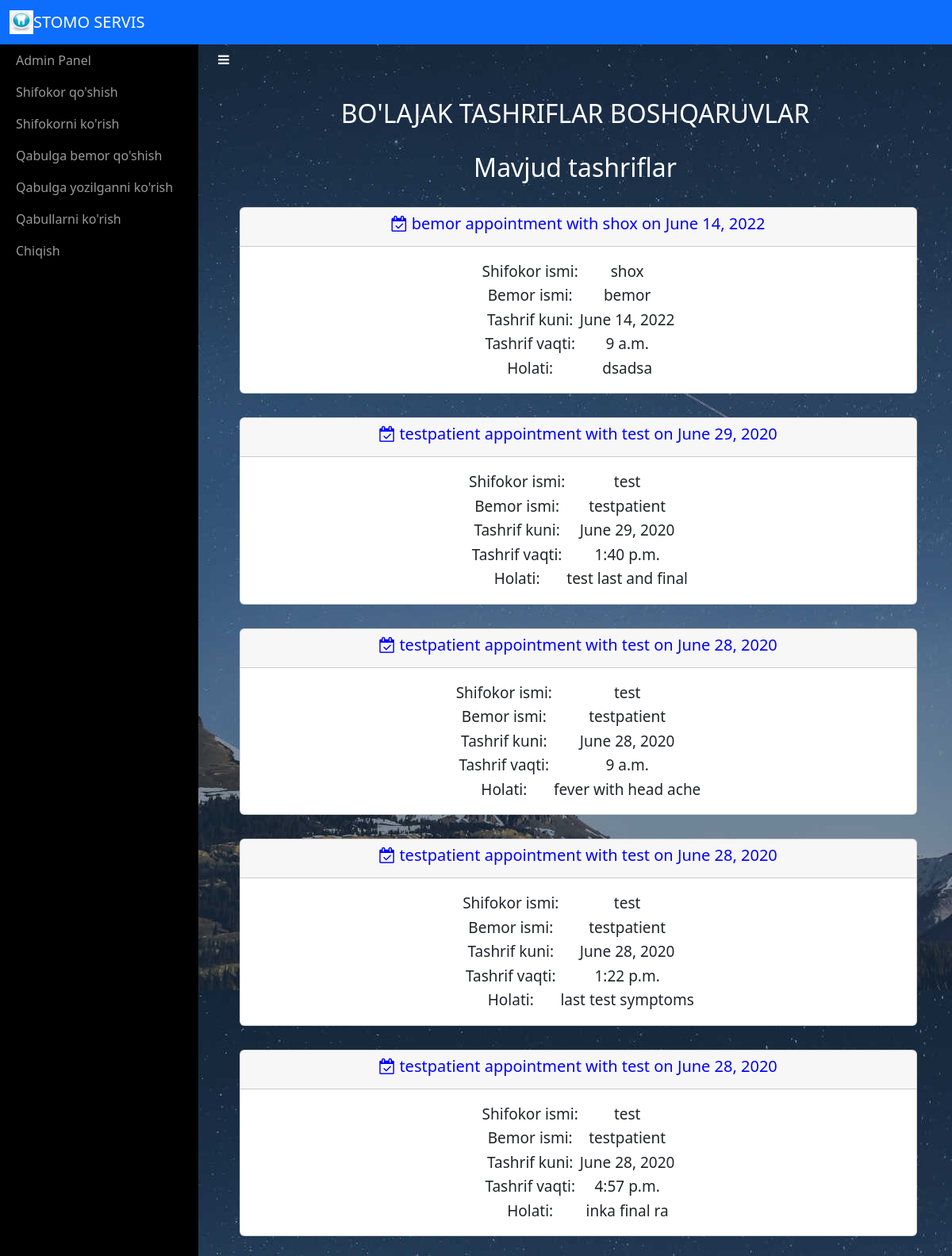
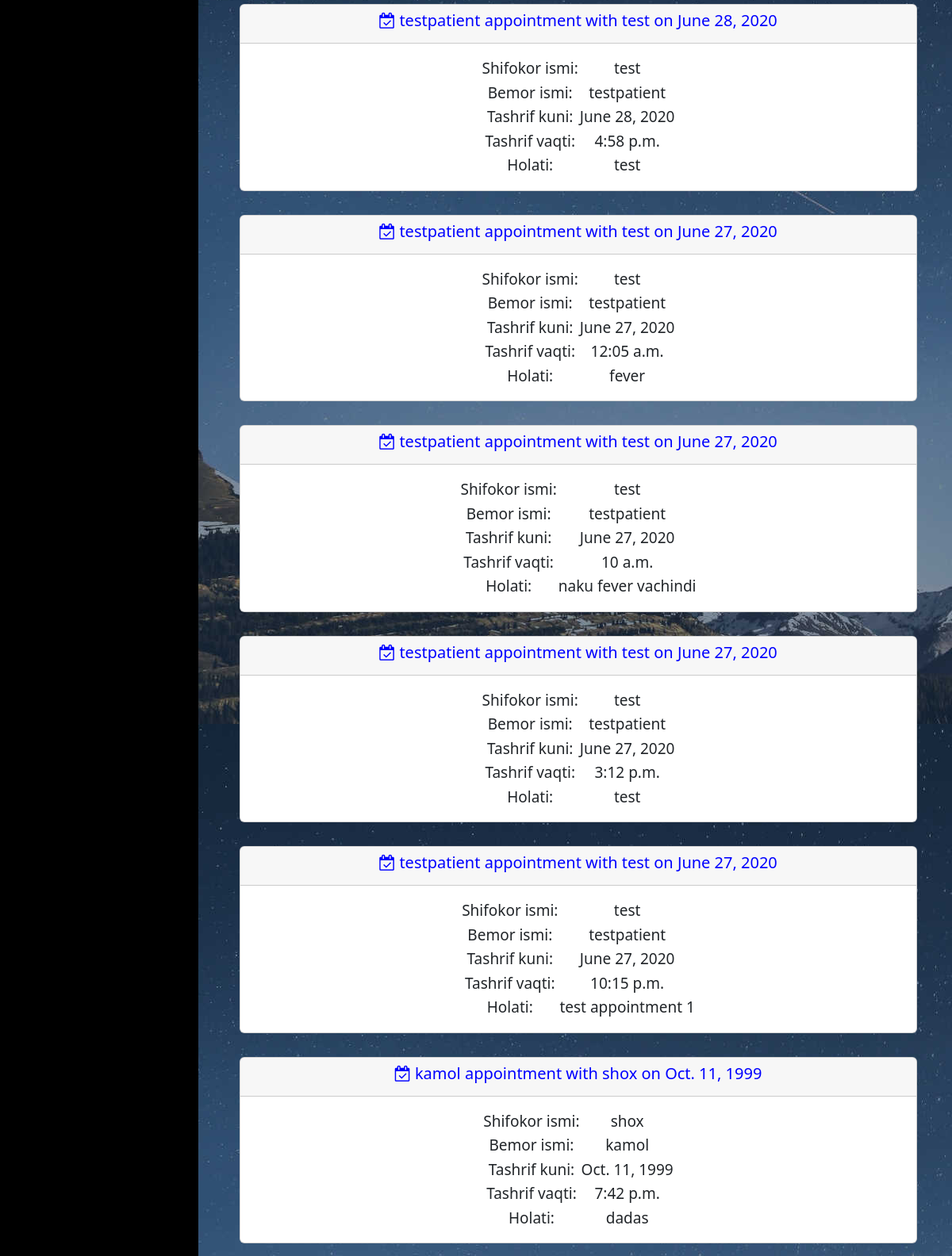
/adminviewAppointment/ (signed in), run on the app's committed database (2 pictures, top to bottom).
### sitehandler/models.py (models this page shows, shortened)
class Appointment(models.Model):
	doctorname = models.CharField(max_length=50)
	doctoremail = models.EmailField(max_length=50)
	patientname = models.CharField(max_length=50)
	patientemail = models.EmailField(max_length=50)
	appointmentdate = models.DateField(max_length=10)
	appointmenttime = models.TimeField(max_length=10)
	symptoms = models.CharField(max_length=100)
	status = models.BooleanField()
	prescription = models.CharField(max_length=200)

### sitehandler/views.py (the view)
# urls.py: path('adminviewAppointment/',adminviewAppointment,name='adminviewAppointment'),
def adminviewAppointment(request):
	if not request.user.is_staff:
		return redirect('login_admin')
	upcomming_appointments = Appointment.objects.filter(appointmentdate__gte=timezone.now(),status=True).order_by('appointmentdate')
	previous_appointments = Appointment.objects.filter(appointmentdate__lt=timezone.now()).order_by('-appointmentdate') | Appointment.objects.filter(status=False).order_by('-appointmentdate')
	d = { "upcomming_appointments" : upcomming_appointments, "previous_appointments" : previous_appointments }
	return render(request,'adminviewappointments.html',d)

### sitehandler/templates/adminviewappointments.html (shortened to what this page needs)
<!DOCTYPE html>
<html>
<head>
    {% include 'include.html' %}
    {% load static %}
</head>
<body style="background-image: url(&quot;{% static 'img/star-sky.jpg' %}&quot;);">
    {% include 'adminnav.html' %}
    <div id="wrapper">
        {% include 'admin_include.html' %}
        <div class="page-content-wrapper">
            <div class="container-fluid"><a class="btn btn-link" role="button" id="menu-toggle" href="#menu-toggle" style="color: white;"><i class="fa fa-bars"></i></a>
                <h2 class="text-center" style="color: white;">BO'LAJAK TASHRIFLAR BOSHQARUVLAR</h2>
                <h2 class="text-center" style="color: white;">Mavjud tashriflar</h2>
                <div class="text-center" role="tablist" id="accordion-2">
                    {% for j in previous_appointments %}
                    <ul class = "collapsible popout text-center" data-collapsible = "accordion">
                        <li class="card">
                            <div class = "card-header collapsible-header">
                                <h5 style="color:blue;"><a><i class="fa fa-calendar-check-o"></i>  {{ j.patientname }} appointment with {{ j.doctorname }} on {{j.appointmentdate}}</a></h5>
                            </div>
                            <div class = "card-body collapsible-body">
                                <table align="center" class="card-text" style="font-size: 19px;">
                                    <tr>
                                        <td>Shifokor ismi:</td>
                                        <td>{{j.doctorname}}</td>
                                    </tr>
                                    <tr>
                                        <td>Bemor ismi:</td>
                                        <td>{{j.patientname}}</td>
                                    </tr>
                                    <tr>
                                        <td>Tashrif kuni:</td>
                                        <td>{{j.appointmentdate}}</td>
                                    </tr>
                                    <tr>
                                        <td>Tashrif vaqti:</td>
                                        <td>{{j.appointmenttime}}</td>
                                    </tr>
                                    <tr>
                                        <td>Holati:</td>
                                        <td>{{j.symptoms}}</td>
                                    </tr>
                                </table>
                            </div>
                        </li>
                    </ul>
                    {% endfor %}
                </div>
            </div>
        </div>
    </div>
</body>
</html>

### sitehandler/static/css/Sidebar-Menu-1.css (style rules this page uses)
body { overflow-x: hidden; }
#wrapper { padding-left: 0; -webkit-transition: all 0.5s ease; -moz-transition: all 0.5s ease; -o-transition: all 0.5s ease; transition: all 0.5s ease; }
@media (min-width:768px) { #wrapper { padding-left: 250px; } }

### sitehandler/static/css/Sidebar-Menu.css (style rules this page uses)
#wrapper { padding-left: 0; -webkit-transition: all 0.5s ease; -moz-transition: all 0.5s ease; -o-transition: all 0.5s ease; transition: all 0.5s ease; }
@media (min-width:768px) { #wrapper { padding-left: 250px; } }

### sitehandler/static/css/styles.css (style rules this page uses)
.text-center { margin-top: 30px; }

### data on the page
Appointment: patientname "bemor", doctorname "shox", appointmentdate "June 14, 2022", appointmenttime "9 a.m.", symptoms "dsadsa"
Appointment: patientname "testpatient", doctorname "test", appointmentdate "June 29, 2020", appointmenttime "1:40 p.m.", symptoms "test last and final"
Appointment: patientname "testpatient", doctorname "test", appointmentdate "June 28, 2020", appointmenttime "9 a.m.", symptoms "fever with head ache"
Appointment: patientname "testpatient", doctorname "test", appointmentdate "June 28, 2020", appointmenttime "1:22 p.m.", symptoms "last test symptoms"
Appointment: patientname "testpatient", doctorname "test", appointmentdate "June 28, 2020", appointmenttime "4:57 p.m.", symptoms "inka final ra"
Appointment: patientname "testpatient", doctorname "test", appointmentdate "June 28, 2020", appointmenttime "4:58 p.m.", symptoms "test"
Appointment: patientname "testpatient", doctorname "test", appointmentdate "June 27, 2020", appointmenttime "12:05 a.m.", symptoms "fever"
Appointment: patientname "testpatient", doctorname "test", appointmentdate "June 27, 2020", appointmenttime "10 a.m.", symptoms "naku fever vachindi"
Appointment: patientname "testpatient", doctorname "test", appointmentdate "June 27, 2020", appointmenttime "3:12 p.m.", symptoms "test"
Appointment: patientname "testpatient", doctorname "test", appointmentdate "June 27, 2020", appointmenttime "10:15 p.m.", symptoms "test appointment 1"
Appointment: patientname "kamol", doctorname "shox", appointmentdate "Oct. 11, 1999", appointmenttime "7:42 p.m.", symptoms "dadas"
